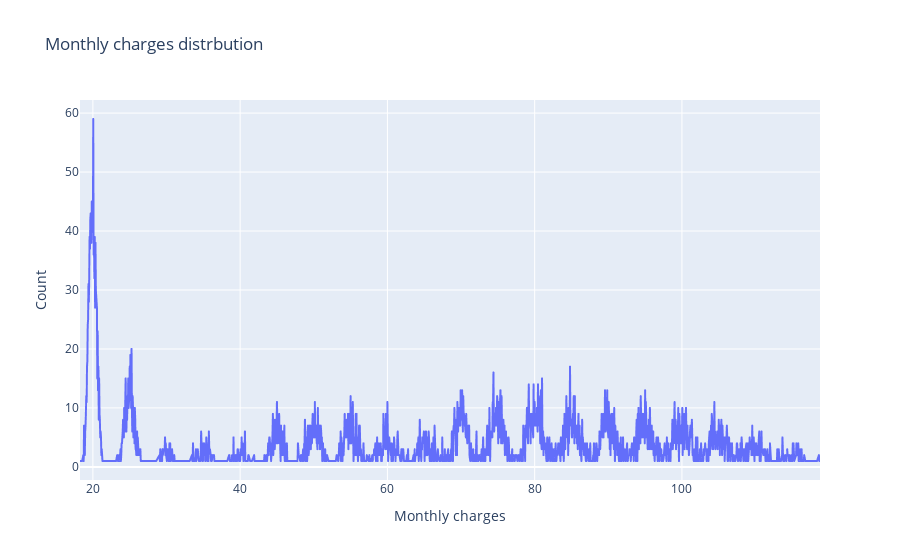

Notebook cell for this chart:
### Code cell
fig = px.line(df, x=mc_x, y=mc_y, title='Monthly charges distrbution')

fig.update_layout(
       
        xaxis=dict(
            title=dict(
                text='Monthly charges'
            )
        ),
        yaxis=dict(
            title=dict(
                text='Count'
            )
        ),
)

fig.show()

### Figure 1 — Plotly figure (JSON) as saved in the notebook; plotly's stock layout.template omitted (floating-point values rounded to 4 significant figures; data arrays with more than 128 entries replaced by an {"elided": "..."} marker saying what was removed)
{"data": [{"hovertemplate": "x=%{x}<br>y=%{y}<extra></extra>", "legendgroup": "", "line": {"color": "#636efa", "dash": "solid"}, "marker": {"symbol": "circle"}, "mode": "lines", "name": "", "showlegend": false, "x": {"elided": "1585 float values"}, "xaxis": "x", "y": {"elided": "1585 int values"}, "yaxis": "y", "type": "scattergl"}], "layout": {"xaxis": {"anchor": "y", "domain": [0, 1], "title": {"text": "Monthly charges"}}, "yaxis": {"anchor": "x", "domain": [0, 1], "title": {"text": "Count"}}, "legend": {"tracegroupgap": 0}, "title": {"text": "Monthly charges distrbution"}}}
